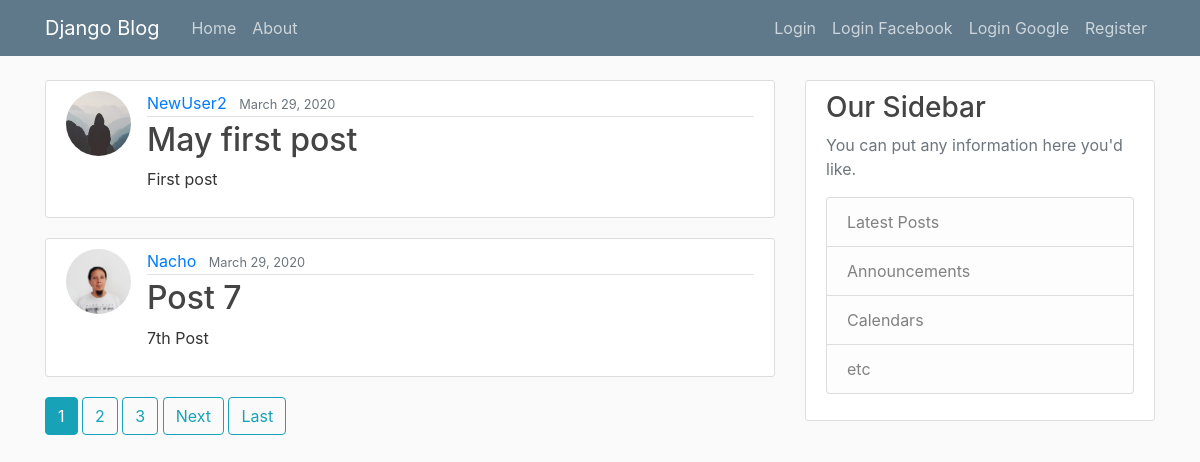
The app's page /, older data.
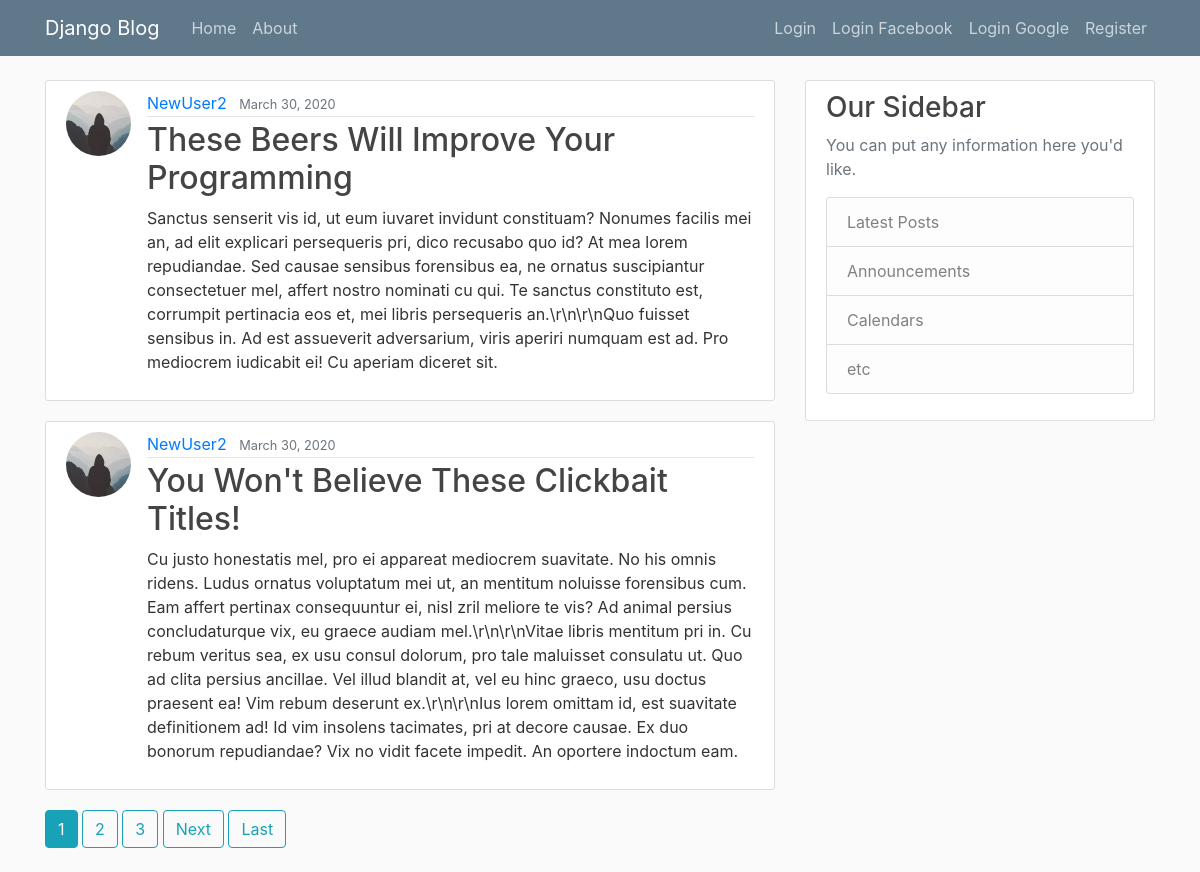
The same page, newer data.
### blog/models.py (models this page shows, shortened)
class Post(models.Model):
    title = models.CharField(max_length=100)
    content = models.TextField()
    date_posted = models.DateTimeField(default=timezone.now)
    author = models.ForeignKey(User, on_delete=models.CASCADE)

### users/models.py (models this page shows, shortened)
class Profile(models.Model):
    user = models.OneToOneField(User, on_delete=models.CASCADE)
    image = models.ImageField(default='default.jpg', upload_to='profile_pics')

### blog/views.py (the view)
# urls.py: path('', PostListView.as_view(), name='blog-home'),
class PostListView(ListView):
    model = Post
    template_name = 'blog/home.html' # <app>/<model>_<viewtype>.html
    context_object_name = 'posts'
    ordering = ['-date_posted']
    paginate_by = 2

### blog/templates/blog/home.html (shortened to what this page needs)
{% extends "blog/base.html" %}
{% block content %}
    {% for post in posts %}
    <article class="media content-section">
        <img class="rounded-circle article-img" src="{{ post.author.profile.image.url }}">
        <div class="media-body">
          <div class="article-metadata">
            <a class="mr-2" href="#">{{ post.author }}</a>
            <small class="text-muted">{{ post.date_posted|date:"F d, Y" }}</small>
          </div>
          <h2><a class="article-title" href="{% url 'post-detail' post.id %}">{{ post.title }}</a></h2>
          <p class="article-content">{{ post.content }}</p>
        </div>
      </article>
    {% endfor %}
    {% if is_paginated %}
      {% for num in page_obj.paginator.page_range %}
        {% if page_obj.number == num %}
          <a href="?page={{ num }}" class="btn btn-info mb-4">{{ num }}</a>
        {% elif num > page_obj.number|add:'-3' and num < page_obj.number|add:'3' %}
          <a href="?page={{ num }}" class="btn btn-outline-info mb-4">{{ num }}</a>
        {% endif %}
      {% endfor %}
      {% if page_obj.has_next %}
        <a href="?page={{ page_obj.next_page_number }}" class="btn btn-outline-info mb-4">Next</a>
        <a href="?page={{ page_obj.paginator.num_pages }}" class="btn btn-outline-info mb-4">Last</a>
      {% endif %}
    {% endif %}
{% endblock content %}

### blog/templates/blog/base.html (shortened to what this page needs)
{% load static %}
<!DOCTYPE html>
<html lang="en">
<head>
    <link rel="stylesheet" href="https://stackpath.bootstrapcdn.com/bootstrap/4.4.1/css/bootstrap.min.css">
    <link rel="stylesheet" href="{% static 'blog/main.css' %}">
</head>
<body>
    <header class="site-header">
        <nav class="navbar navbar-expand-md navbar-dark bg-steel fixed-top">
          <div class="container">
            <a class="navbar-brand mr-4" href="{% url 'blog-home' %}">Django Blog</a>
            <div class="collapse navbar-collapse" id="navbarToggle">
              <div class="navbar-nav mr-auto">
                <a class="nav-item nav-link" href="{% url 'blog-home' %}">Home</a>
                <a class="nav-item nav-link" href="{% url 'blog-about' %}">About</a>
              </div>
              <div class="navbar-nav">
                {% if user.is_authenticated %}
                  <a class="nav-item nav-link" href="{% url 'post-create' %}">New Post</a>
                  <a class="nav-item nav-link" href="{% url 'profile' %}">Profile</a>
                  <a class="nav-item nav-link" href="{% url 'logout' %}">Logout</a>
                {% else %}
                  <a class="nav-item nav-link" href="{% url 'login' %}">Login</a>
                  <a class="nav-item nav-link" href="{% url 'social:begin' 'facebook' %}">Login Facebook</a>
                  <a class="nav-item nav-link" href="#">Login Google</a>
                  <a class="nav-item nav-link" href="{% url 'register' %}">Register</a>
                {% endif %}
              </div>
            </div>
          </div>
        </nav>
    </header>
    <main role="main" class="container">
        <div class="row">
          <div class="col-md-8">
            {% block content %}{% endblock %}
          </div>
          <div class="col-md-4">
            <div class="content-section">
              <h3>Our Sidebar</h3>
              <p class='text-muted'>You can put any information here you'd like.
                <ul class="list-group">
                  <li class="list-group-item list-group-item-light">Latest Posts</li>
                  <li class="list-group-item list-group-item-light">Announcements</li>
                  <li class="list-group-item list-group-item-light">Calendars</li>
                  <li class="list-group-item list-group-item-light">etc</li>
                </ul>
              </p>
            </div>
          </div>
        </div>
    </main>
  </body>
</body>
</html>

### blog/static/blog/main.css (style rules this page uses)
body { background: #fafafa; color: #333333; margin-top: 5rem; }
h1, h2, h3, h4, h5, h6 { color: #444444; }
ul { margin: 0; }
.bg-steel { background-color: #5f788a; }
.site-header .navbar-nav .nav-link { color: #cbd5db; }
.content-section { background: #ffffff; padding: 10px 20px; border: 1px solid #dddddd; border-radius: 3px; margin-bottom: 20px; }
.article-title { color: #444444; }
.article-content { white-space: pre-line; }
.article-img { height: 65px; width: 65px; margin-right: 16px; }
.article-metadata { padding-bottom: 1px; margin-bottom: 4px; border-bottom: 1px solid #e3e3e3 }

Row changes from the older to the newer data that the page shows:
no longer on this page (row unchanged): Post: author.profile.image (placeholder picture), author "NewUser2", date_posted "March 29, 2020", title "May first post", content "First post"
no longer on this page (row unchanged): Post: author.profile.image (picture), author "Nacho", date_posted "March 29, 2020", title "Post 7", content "7th Post"
added Post: author.profile.image (placeholder picture), author "NewUser2", date_posted "March 30, 2020", title "These Beers Will Improve Your Programming", content "Sanctus senserit vis id, ut eum iuvaret invidunt constituam? Nonumes facilis mei an, ad elit explicari persequeris pri, dico recusabo quo id? At mea lorem repudiandae. Sed causae sensibus forensibus ea, ne ornatus suscipiantur consectetuer mel, affert nostro nominati cu qui. Te sanctus constituto est, corrumpit pertinacia eos et, mei libris persequeris an.\\r\\n\\r\\nQuo fuisset sensibus in. Ad est assueverit adversarium, viris aperiri numquam est ad. Pro mediocrem iudicabit ei! Cu aperiam diceret sit."
added Post: author.profile.image (placeholder picture), author "NewUser2", date_posted "March 30, 2020", title "You Won't Believe These Clickbait Titles!", content "Cu justo honestatis mel, pro ei appareat mediocrem suavitate. No his omnis ridens. Ludus ornatus voluptatum mei ut, an mentitum noluisse forensibus cum. Eam affert pertinax consequuntur ei, nisl zril meliore te vis? Ad animal persius concludaturque vix, eu graece audiam mel.\\r\\n\\r\\nVitae libris mentitum pri in. Cu rebum veritus sea, ex usu consul dolorum, pro tale maluisset consulatu ut. Quo ad clita persius ancillae. Vel illud blandit at, vel eu hinc graeco, usu doctus praesent ea! Vim rebum deserunt ex.\\r\\n\\r\\nIus lorem omittam id, est suavitate definitionem ad! Id vim insolens tacimates, pri at decore causae. Ex duo bonorum repudiandae? Vix no vidit facete impedit. An oportere indoctum…"
